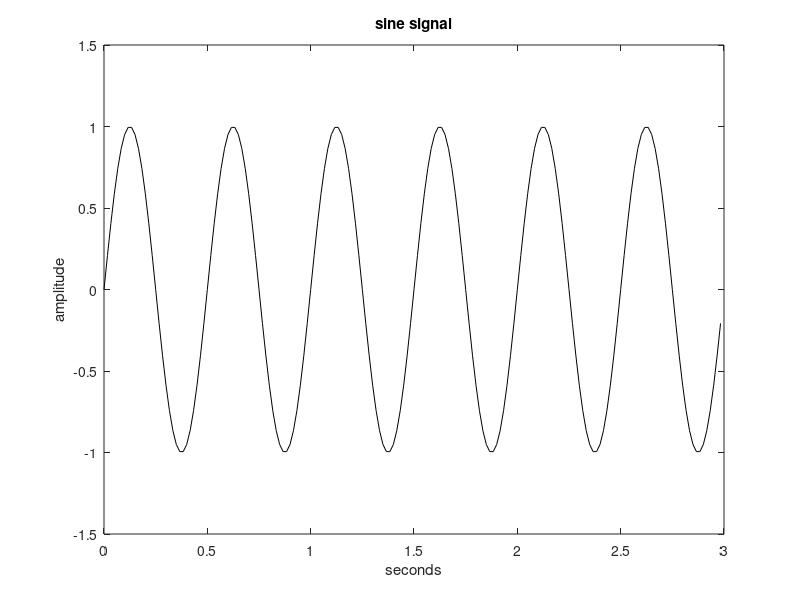

The MATLAB source for this figure:
% sine wave
fsampling = 60;
tiv = 1/fsampling;
t= 0: tiv : 3-tiv; % samples at 3 sec

fsignal = 2 ; % a 2 hz signal
w = 2*pi*fsignal;
y = sin(w*t);

plot(t,y,'k'); 
axis([0 3 -1.5 1.5])
ylabel("amplitude");
xlabel("seconds");
title('sine signal')